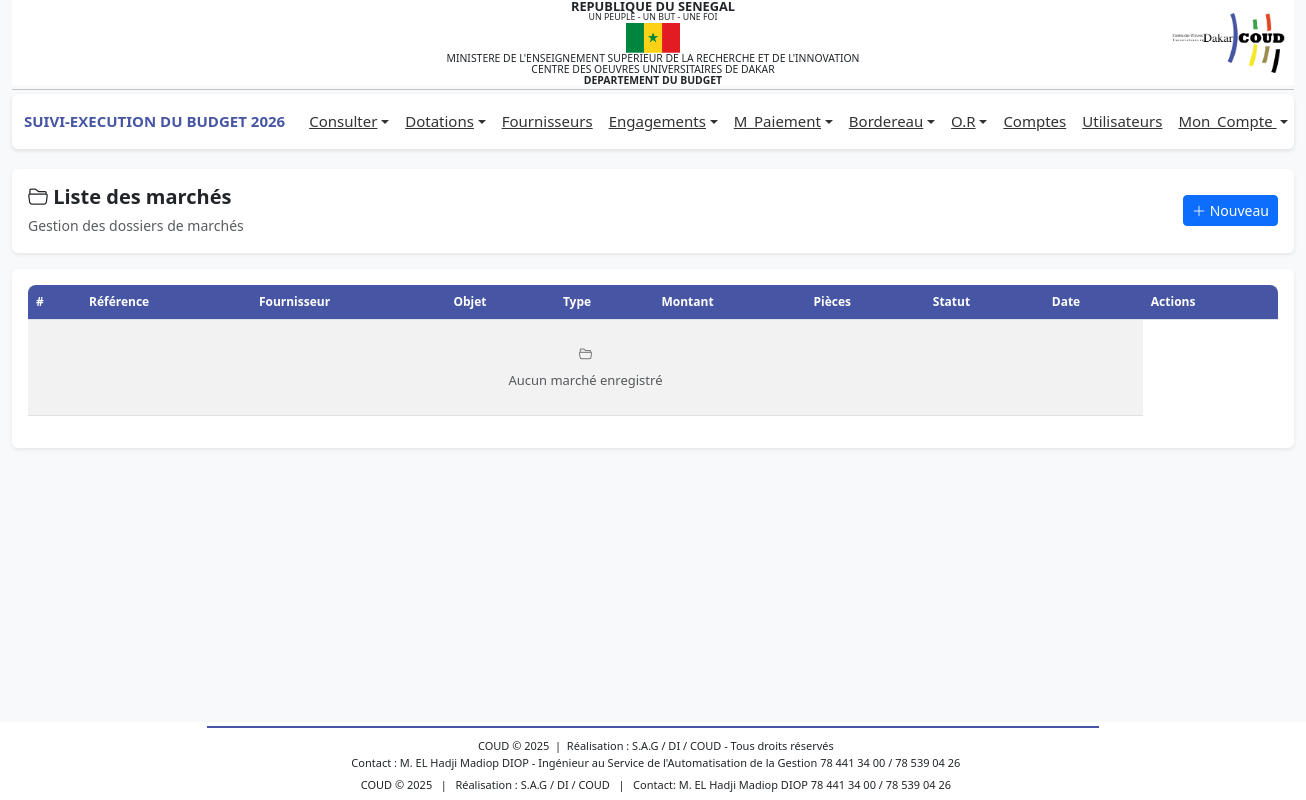
/payement/liste_all.php (signed in), run on an earlier commit of the app's database.
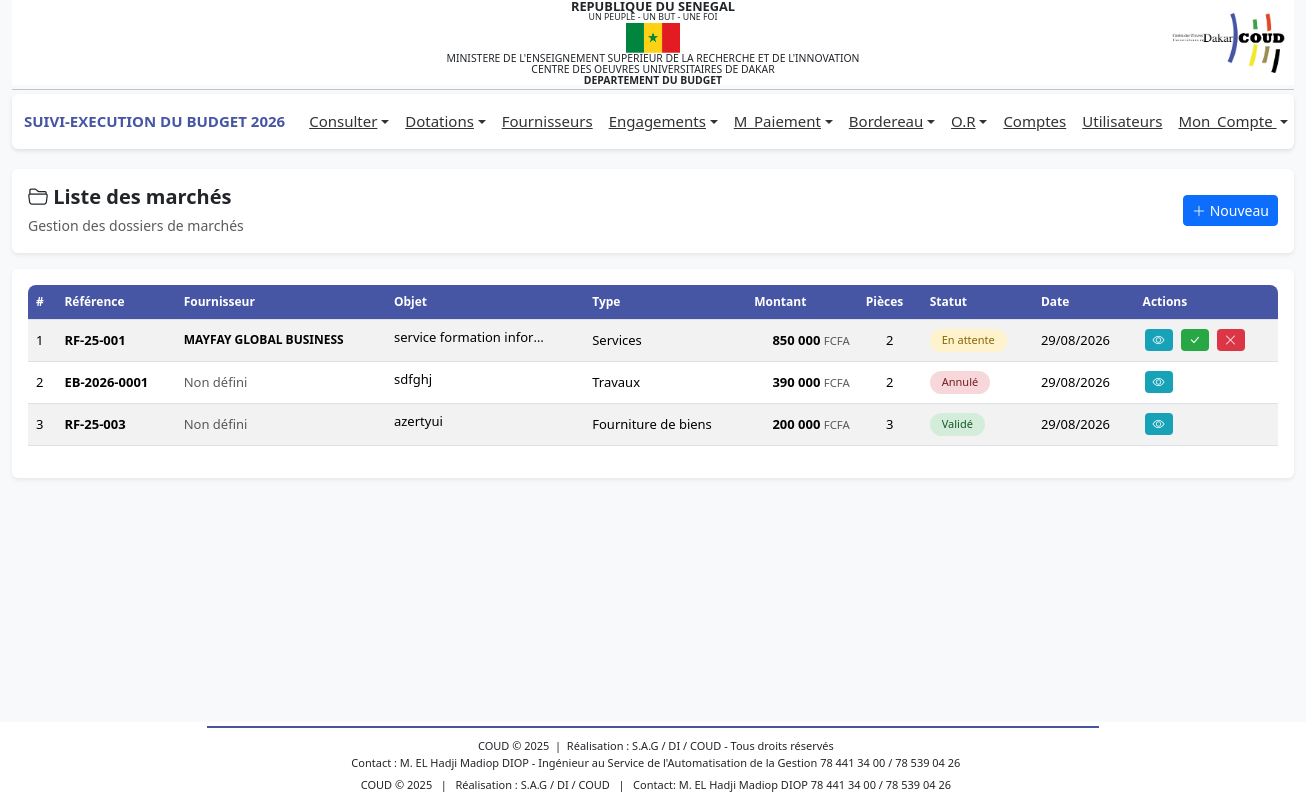
And on a later commit of the database.
### tables this page shows
CREATE TABLE IF NOT EXISTS `sigm_marches` (
  `id` int UNSIGNED NOT NULL AUTO_INCREMENT,
  `reference` varchar(100) NOT NULL,
  `annee` year NOT NULL,
  `montant` decimal(15,2) NOT NULL DEFAULT '0.00',
  `type_marche` varchar(100) NOT NULL,
  `objet` text NOT NULL,
  `id_fournisseur` int NOT NULL,
  `statut` enum('en_attente','valide','annule') NOT NULL DEFAULT 'en_attente',
  `motif_annulation` text,
  `created_by` int DEFAULT NULL,
  `validated_by` int DEFAULT NULL,
  `cancelled_by` int DEFAULT NULL,
  `date_creation` datetime NOT NULL DEFAULT CURRENT_TIMESTAMP,
  `date_validation` datetime DEFAULT NULL,
  `date_annulation` datetime DEFAULT NULL,
  `updated_at` datetime DEFAULT NULL ON UPDATE CURRENT_TIMESTAMP,
  PRIMARY KEY (`id`),
  UNIQUE KEY `reference` (`reference`),
  KEY `idx_annee` (`annee`),
  KEY `idx_statut` (`statut`),
  KEY `idx_type_marche` (`type_marche`),
  KEY `idx_created_by` (`created_by`)
);

CREATE TABLE IF NOT EXISTS `bud_fournisseur` (
  `idFourn` int NOT NULL AUTO_INCREMENT,
  `numFourn` varchar(50) DEFAULT NULL,
  `adresse` varchar(100) DEFAULT NULL,
  `nom` varchar(100) DEFAULT NULL,
  `nature` varchar(100) DEFAULT NULL,
  `ninea` varchar(20) DEFAULT NULL,
  `rccm` varchar(50) DEFAULT NULL,
  `email` varchar(100) DEFAULT NULL,
  `observations` text,
  `dateSys` datetime DEFAULT CURRENT_TIMESTAMP,
  `contact` varchar(100) DEFAULT NULL,
  PRIMARY KEY (`idFourn`)
);

### payement/liste_all.php (the view, shortened to what the rows shown need)
<?php
global $connexion;
$sql = '
    SELECT
        m.id,
        m.reference,
        m.annee,
        m.montant,
        m.type_marche,
        m.objet,
        m.statut,
        m.date_creation,
        m.id_fournisseur,
        f.nom AS nom_fournisseur,
        f.numFourn AS num_fournisseur,
        COUNT(d.id) AS nombre_documents
    FROM sigm_marches m
    LEFT JOIN bud_fournisseur f ON f.idFourn = m.id_fournisseur
    LEFT JOIN sigm_marche_documents d ON d.marche_id = m.id
    GROUP BY m.id
    ORDER BY m.date_creation DESC
';
$result = mysqli_query($connexion, $sql);
include '../includes/header.php';
?>
<link rel="stylesheet" href="https://cdn.datatables.net/1.13.6/css/jquery.dataTables.min.css">
<link rel="stylesheet" href="https://cdn.datatables.net/buttons/2.4.2/css/buttons.dataTables.min.css">
<link rel="stylesheet" href="https://cdn.jsdelivr.net/npm/bootstrap-icons@1.11.3/font/bootstrap-icons.css">
<main class="container-fluid mt-3">
    <div class="card shadow-sm border-0">
        <div class="card-body">
            <div class="table-responsive">
                <table id="tableMarches" class="table table-striped table-hover align-middle">
                    <thead>
                        <tr>
                            <th>#</th>
                            <th>Référence</th>
                            <th>Fournisseur</th>
                            <th>Objet</th>
                            <th>Type</th>
                            <th>Montant</th>
                            <th>Pièces</th>
                            <th>Statut</th>
                            <th>Date</th>
                            <th>Actions</th>
                        </tr>
                    </thead>
                    <tbody>
                        <?php if (mysqli_num_rows($result) > 0): ?>
                        <?php  $n = 1; while ($row = mysqli_fetch_assoc($result)): ?>
                        <tr>
                            <td><?= $n; ?></td>
                            <td>
                                <strong>
                                    <?= htmlspecialchars($row['reference']) ?>
                                </strong>
                            </td>
                            <td>
                                <?php if ($row['nom_fournisseur']): ?>
                                <div class="fournisseur-info">
                                    <span class="nom"><?= htmlspecialchars($row['nom_fournisseur']) ?></span>
                                </div>
                                <?php else: ?>
                                <span class="text-muted">Non défini</span>
                                <?php endif; ?>
                            </td>
                            <td>
                                <span class="text-ellipsis" title="<?= htmlspecialchars($row['objet']) ?>">
                                    <?= htmlspecialchars($row['objet']) ?>
                                </span>
                            </td>
                            <td>
                                <?= htmlspecialchars($row['type_marche']) ?>
                            </td>
                            <td class="text-end">
                                <span class="montant-cell">
                                    <?= number_format($row['montant'], 0, ',', ' ') ?>
                                </span>
                                <small class="text-muted">FCFA</small>
                            </td>
                            <td class="text-center">
                                <span class="doc-count">
                                    <?= (int) $row['nombre_documents'] ?>
                                </span>
                            </td>
                            <td>
                                <span class="statut-badge <?= $row['statut'] ?>">
                                    <?php
                                            $statuts = [
                                                'en_attente' => 'En attente',
                                                'valide' => 'Validé',
                                                'annule' => 'Annulé',
                                                'rejete' => 'Rejeté'
                                            ];
                                            echo $statuts[$row['statut']] ?? $row['statut'];
                                            ?>
                                </span>
                            </td>
                            <td>
                                <?= date('d/m/Y', strtotime($row['date_creation'])) ?>
                            </td>
                            <td>
                                <div class="d-flex gap-1">
                                    <a href="traitement_marche.php?id=<?= $row['id'] ?>" class="btn-action btn-view"
                                        title="Voir">
                                        <i class="bi bi-eye"></i>
                                    </a>
                                    <?php if ($row['statut'] === 'en_attente'): ?>
                                    <form method="POST" action="traiter_marche.php" class="d-inline">
                                        <button type="submit" class="btn-action btn-validate" title="Valider"
                                            onclick="return confirm('Voulez-vous valider ce marché ?')">
                                            <i class="bi bi-check-lg"></i>
                                        </button>
                                    </form>
                                    <button type="button" class="btn-action btn-cancel" title="Annuler"
                                        data-bs-toggle="modal" data-bs-target="#annulationModal"
                                        data-id="<?= $row['id'] ?>">
                                        <i class="bi bi-x-lg"></i>
                                    </button>
                                    <?php endif; ?>
                                </div>
                            </td>
                        </tr>
                        <?php $n++; ?>
                        <?php endwhile; ?>
                        <?php endif; ?>
                    </tbody>
                </table>
            </div>
        </div>
    </div>
</main>
<?php include '../includes/footer.php'; ?>

What changed in the data, as far as the page shows it:
added sigm_marches: reference "RF-25-001", bud_fournisseur.nom "MAYFAY GLOBAL BUSINESS", objet "service formation infor…", type_marche "Services", montant "850 000", nombre_documents "2", statut "En attente", date_creation "29/08/2026"
added sigm_marches: reference "EB-2026-0001", shows "Non défini", objet "sdfghj", type_marche "Travaux", montant "390 000", nombre_documents "2", statut "Annulé", date_creation "29/08/2026"
added sigm_marches: reference "RF-25-003", shows "Non défini", objet "azertyui", type_marche "Fourniture de biens", montant "200 000", nombre_documents "3", statut "Validé", date_creation "29/08/2026"
Also different on the page:
text no longer shown: "Aucun marché enregistré"
